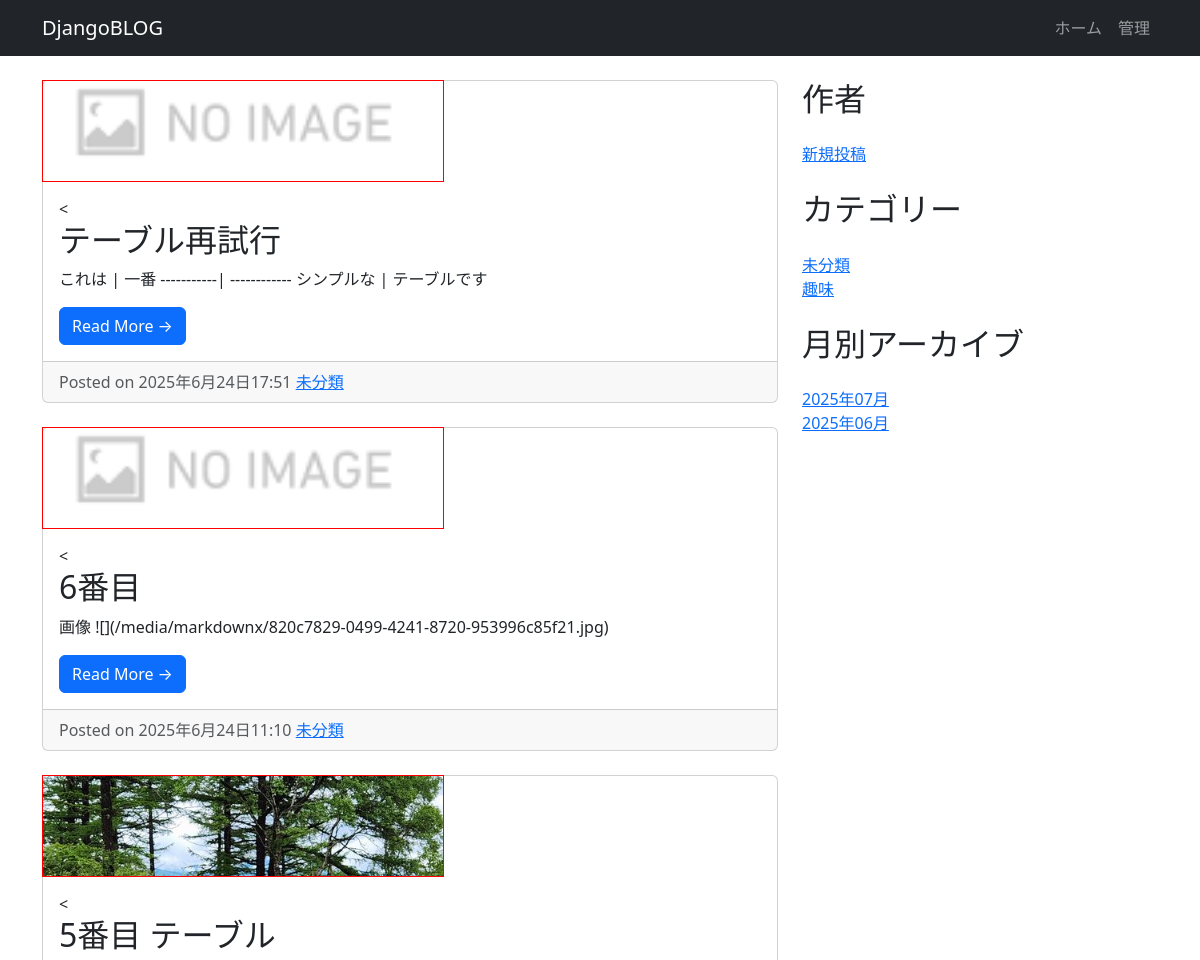
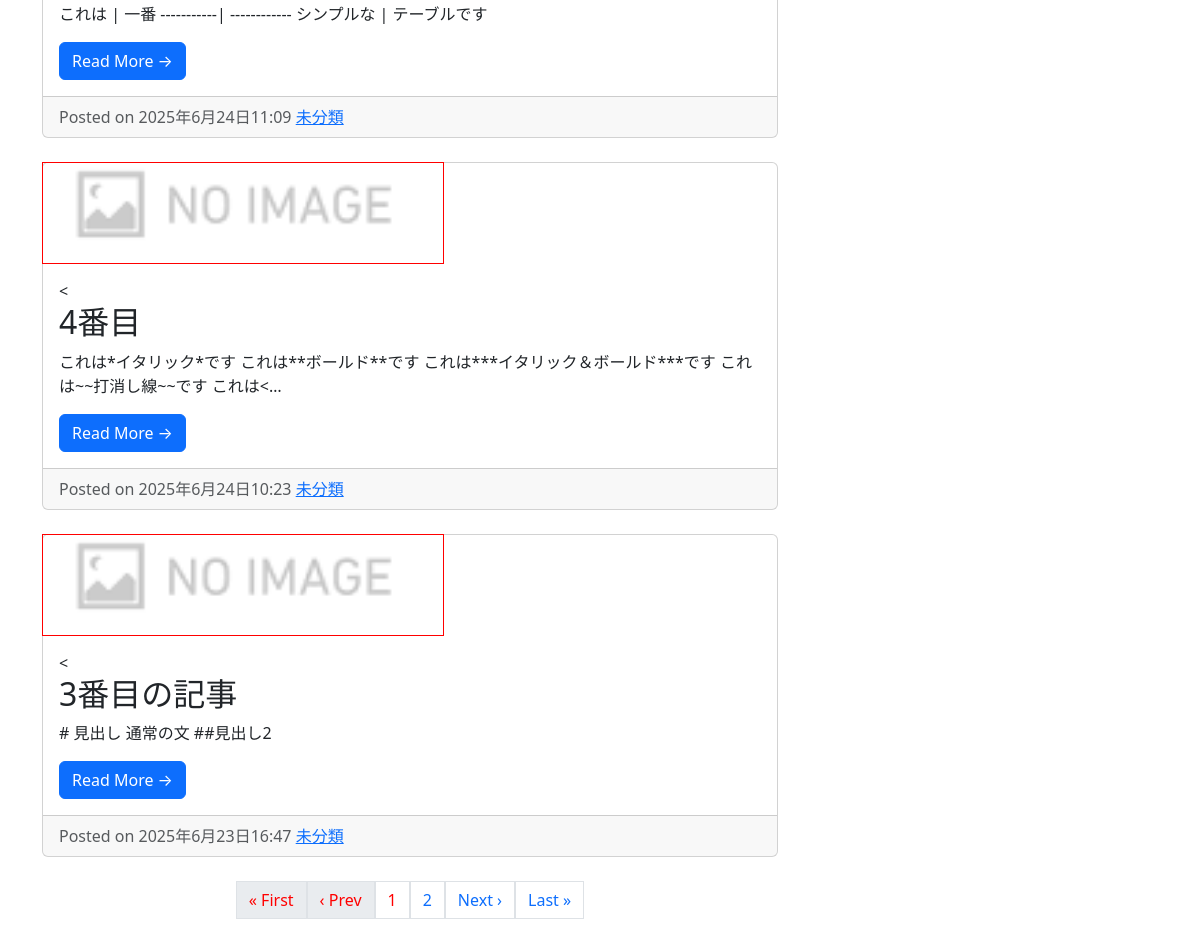
Page /archive/2025/6/ on the committed database (2 pictures, top to bottom).
### app/models.py (models this page shows, shortened)
class Post(models.Model):
    title = models.CharField(max_length=255)
    content = MarkdownxField()
    created_at = models.DateTimeField(auto_now_add=True)
    updated_at = models.DateTimeField(auto_now=True)
    thumbnail = models.ImageField(upload_to='images/', null=True, blank=True) #追加
    categories = models.ForeignKey(Category, on_delete=models.SET_DEFAULT, related_name='posts', default=1)

class Category(models.Model):
    name = models.CharField(max_length=255)
    slug = models.SlugField(unique=True, max_length=255, null=True, blank=True)
    description = models.TextField(null=True, blank=True)
    created_at = models.DateTimeField(auto_now_add=True)
    updated_at = models.DateTimeField(auto_now=True)
    def __str__(self):
        return self.name
    def get_absolute_url(self):
        if self.slug:
            return reverse('post_list_by_category', args=[self.slug])
        else:
            return reverse('post_list_by_category', args=['undefined'])

### app/views.py (the view)
# urls.py: path('archive/<int:year>/<int:month>/', PostListByMonthView.as_view(), name='post_list_by_month'), #追加
class PostListByMonthView(PostListView):
    def get_queryset(self):
        queryset = super().get_queryset()
        year = self.kwargs.get('year')
        month = self.kwargs.get('month')
        if year and month:
            queryset = queryset.filter(created_at__year=year, created_at__month=month)
        return queryset
    def get_context_data(self, **kwargs):
        context = super().get_context_data(**kwargs)
        year = self.kwargs.get('year')
        month = self.kwargs.get('month')
        context.update({
            'year': year,
            'month': month,
        })
        return context

### app/views.py (called while the page is built)
def get_common_data():
    category_list = Category.objects.all()
    post_month_list = Post.objects.dates('created_at', 'month', order='DESC')
    return {'category_list': category_list, 'post_month_list': post_month_list}

    def get_context_data(self, **kwargs):
        context = super().get_context_data(**kwargs)
        context.update(get_common_data())
        return context

### app/templates/app/post_list.html
{% extends 'blog_base.html' %}
{% block content %}
    {% for post in posts %}
      <div class="card mb-4">
        <div class="overflow-hidden outline" style="width:400px; height:100px;">
        {% if post.thumbnail %}
            <img class="card-img-top" src="{{ post.thumbnail.url }}" alt="{{ post.title }}">
        {% else %}
            <img class="card-img-top" src="/media/images/noImage.png" alt="">
        {% endif %}
        </div>
        <div class="card-body">
            <<h2 class="card-title">{{ post.title }}</h2>
            <p class="card-text">{{ post.content|truncatechars:80 | safe }}</p>
            <a href="{% url 'post_detail' pk=post.id %}" class="btn btn-primary">Read More &rarr;</a>
        </div>
        <div class="card-footer text-muted">
            Posted on {{ post.created_at }}
            <a href="{{ post.categories.get_absolute_url }}">{{ post.categories.name }}</a>
        </div>
      </div>
    {% endfor %}
        <div class="pagination justify-content-center">
          {% if page_obj.has_previous %}
            <a class="page-link" href="?page=1">&laquo; First</a>
            <a class="page-link" href="?page={{ page_obj.previous_page_number }}">&lsaquo; Prev</a>
          {% else %}
            <span class="page-link disabled">&laquo; First</span>
            <span class="page-link disabled">&lsaquo; Prev</span>
          {% endif %}
          {% for num in page_obj.paginator.page_range %}
            {% if page_obj.number == num %}
              <span class="page-link current-page">{{ num }}</span>
            {% elif num > page_obj.number|add:'-3' and num < page_obj.number|add:'3' %}
              <a class="page-link" href="?page={{ num }}">{{ num }}</a>
            {% endif %}
          {% endfor %}
          {% if page_obj.has_next %}
            <a class="page-link" href="?page={{ page_obj.next_page_number }}">Next &rsaquo;</a>
            <a class="page-link" href="?page={{ page_obj.paginator.num_pages }}">Last &raquo;</a>
          {% else %}
            <span class="page-link disabled">Next &rsaquo;</span>
            <span class="page-link disabled">Last &raquo;</span>
          {% endif %}
        </div>
{% endblock %}

### app/templates/blog_base.html (shortened to what this page needs)
{% load static %}
<!DOCTYPE html>
<html>
<head>
  <link href="https://cdn.jsdelivr.net/npm/bootstrap@5.3.0/dist/css/bootstrap.min.css" rel="stylesheet">
  <link rel="stylesheet" href="{% static 'css/blog.css' %}">
</head>
<body>
  <nav class="navbar navbar-expand-lg navbar-dark bg-dark">
    <div class="container">
    <a class="navbar-brand" href="{% url 'post_list' %}">DjangoBLOG</a>
    <ul class="navbar-nav">
      <li class="nav-item"><a class="nav-link" href="/">ホーム</a></li>
                    <li class="nav-item">
                        <a class="nav-link" href="/admin">管理</a>
                    </li>
    </ul>
    </div>
  </nav>
  <main class="container mb-4">
    <div class="row">
      <div class="col-md-8 mt-4">
        {% block content %}
        {% endblock %}
      </div>
      <div class="col-md-4 mt-4">
        <h2 class="mb-4">作者</h2>
        <ul class="list-unstyled mb-4">
            <li><a href="{% url 'add_form' %}">新規投稿</a></li>
        </ul>
        <h2 class="mb-4">カテゴリー</h2>
        <ul class="list-unstyled mb-4">
            {% for category_name in category_list %}
                <li><a href="{% url 'post_list_by_category' slug=category_name.slug %}">{{ category_name }}</a></li>
            {% endfor %}
        </ul>
        <h2 class="mb-4">月別アーカイブ</h2>
        <ul class="list-unstyled mb-0">
            {% for post_month in post_month_list %}
                <li><a href="{% url 'post_list_by_month' year=post_month.year month=post_month.month %}">
                        {{ post_month|date:"Y年m月" }}
                    </a></li>
            {% endfor %}
        </ul>
      </div>
    </div>
  </main>
</body>
</html>

### app/static/css/blog.css (style rules this page uses)
.pagination .disabled,.pagination .current-page { color: #f00; }
.outline { outline: 1px solid red; }

### rows in the picture
Post: title "テーブル再試行", content "これは | 一番 -----------| ------------ シンプルな | テーブルです", created_at "2025年6月24日17:51", categories.name "未分類"
Post: title "6番目", content "画像 ![](/media/markdownx/820c7829-0499-4241-8720-953996c85f21.jpg)", created_at "2025年6月24日11:10", categories.name "未分類"
Post: thumbnail (picture), title "5番目 テーブル", content "これは | 一番 -----------| ------------ シンプルな | テーブルです", created_at "2025年6月24日11:09", categories.name "未分類"
Post: title "4番目", content "これは*イタリック*です これは**ボールド**です これは***イタリック＆ボールド***です これは~~打消し線~~です これは<…", created_at "2025年6月24日10:23", categories.name "未分類"
Post: title "3番目の記事", content "# 見出し 通常の文 ##見出し2", created_at "2025年6月23日16:47", categories.name "未分類"
Category: name "未分類"
Category: name "趣味"

### other values in the picture
{{ num }} "1"
{{ num }} "2"
{{ post_month|date:"Y年m月" }} "2025年07月" "2025年06月"
